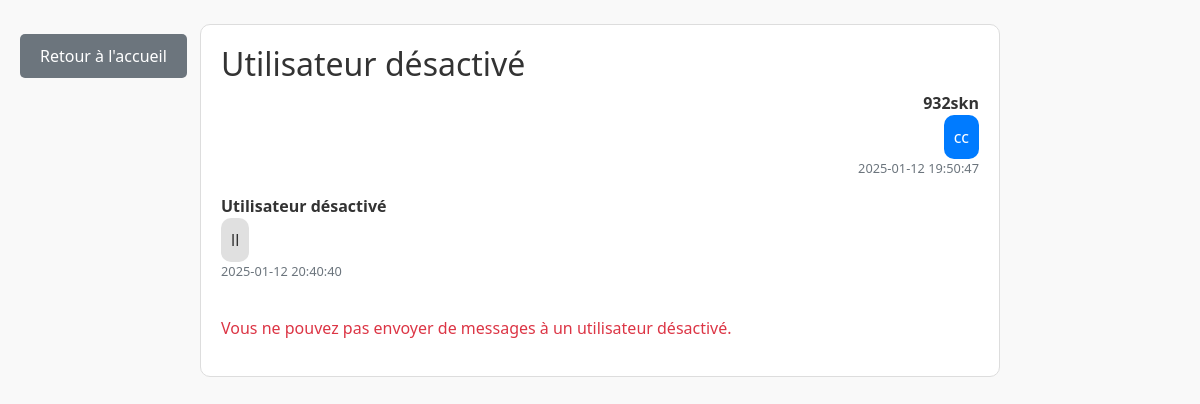
Before: /conversation/3 (signed in) with the older database file.
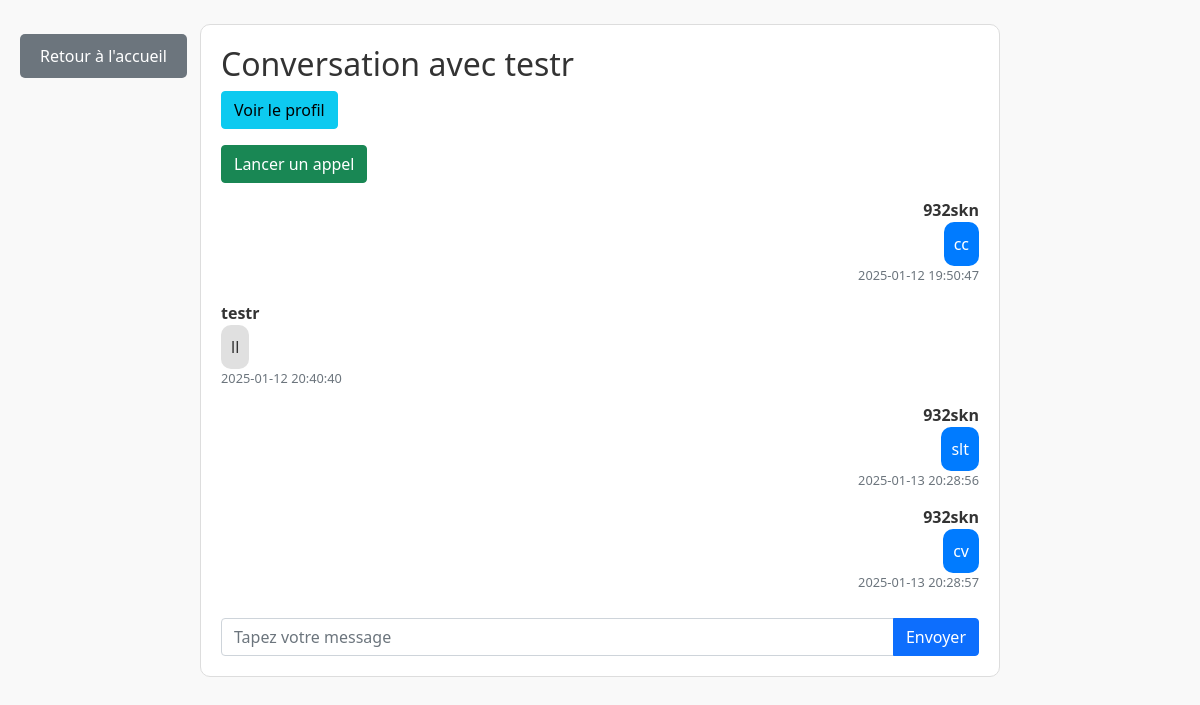
After: the same page with the newer database file.
### models.py (models this page shows)
class Message(db.Model):
    id = db.Column(db.Integer, primary_key=True)
    conversation_id = db.Column(db.Integer, db.ForeignKey('conversation.id'), nullable=True)  # Message privé
    group_id = db.Column(db.Integer, db.ForeignKey('group.id'), nullable=True)  # Message de groupe
    sender_id = db.Column(db.Integer, db.ForeignKey('user.id'), nullable=False)
    content = db.Column(db.String(500), nullable=False)
    is_read = db.Column(db.Boolean, default=False)
    timestamp = db.Column(db.DateTime, default=db.func.current_timestamp())
    sender = db.relationship('User', foreign_keys=[sender_id])
    conversation = db.relationship('Conversation', foreign_keys=[conversation_id])
    group = db.relationship('Group', foreign_keys=[group_id])

class User(UserMixin, db.Model):
    id = db.Column(db.Integer, primary_key=True)
    username = db.Column(db.String(150), unique=True, nullable=False)
    email = db.Column(db.String(150), unique=True, nullable=False)  # Nouveau champ
    phone_number = db.Column(db.String(20), unique=True, nullable=False)  # Nouveau champ
    password = db.Column(db.String(150), nullable=False)
    profile_picture = db.Column(db.String(200))
    bio = db.Column(db.Text)
    is_active = db.Column(db.Boolean, default=True)

### app.py (the view, shortened to what this page needs)
@app.route('/conversation/<int:conversation_id>', methods=['GET', 'POST'])
@login_required
def conversation(conversation_id):
    conversation = db.session.get(Conversation, conversation_id)
    if not conversation:
        return "Erreur : Cette conversation n'existe pas.", 404
    if not (conversation.user_1_id == current_user.id or conversation.user_2_id == current_user.id):
        return "Erreur : Vous n'avez pas accès à cette conversation.", 403
    unread_messages = Message.query.filter_by(conversation_id=conversation.id, is_read=False).all()
    for msg in unread_messages:
        if msg.sender_id != current_user.id:
            msg.is_read = True
    db.session.commit()
    messages = Message.query.filter_by(conversation_id=conversation.id).order_by(Message.timestamp).all()
    unread_count = Message.query.filter_by(conversation_id=conversation.id, is_read=False).count()
    return render_template(
        'conversation.html',
        conversation=conversation,
        messages=messages,
        unread_count=unread_count,  # Passez le nombre de messages non lus à la page
        current_user=current_user  # Passer explicitement current_user
    )

### app.py (called while the page is built)
@login_manager.user_loader
def load_user(user_id):
    return db.session.get(User, int(user_id))  # Correctif pour éviter LegacyAPIWarning

@app.context_processor
def inject_profile_picture():
    def get_profile_picture(user):
        if user.profile_picture and os.path.exists(user.profile_picture):
            return url_for('static', filename=f"photos_profil/{os.path.basename(user.profile_picture)}")
        return url_for('static', filename='icone-profil-avatar-par-defaut-image-utilisateur-medias-sociaux-icone-avatar-gris-silhouette-profil-vierge-illustration-vectorielle_561158-3467.avif')
    return dict(get_profile_picture=get_profile_picture)

### templates/conversation.html (shortened to what this page needs)
<!DOCTYPE html>
<html lang="fr">
<head>
    <link href="https://cdn.jsdelivr.net/npm/bootstrap@5.1.3/dist/css/bootstrap.min.css" rel="stylesheet">
    <link rel="stylesheet" href="https://cdnjs.cloudflare.com/ajax/libs/font-awesome/5.15.4/css/all.min.css">
</head>
<body>
    <div class="container mt-4" style="position: relative;">
        <a href="{{ url_for('index') }}" class="btn btn-secondary btn-back">Retour à l'accueil</a>
        <div class="chat-container">
            <h2>
                {% if conversation.user_2.is_active == False or conversation.user_1.is_active == False %}
                    <span>Utilisateur désactivé</span>
                {% else %}
                    Conversation avec {{ conversation.user_2.username if conversation.user_1.id == current_user.id else conversation.user_1.username }}
                {% endif %}
            </h2>
            {% if conversation.user_2.is_active and conversation.user_1.is_active %}
                <a href="{{ url_for('view_profile', user_id=(conversation.user_2.id if conversation.user_1.id == current_user.id else conversation.user_1.id)) }}" class="btn btn-info mb-3">
                    Voir le profil
                </a>
                <div class="call-controls" style="margin-bottom: 15px;">
                    <a href="{{ url_for('call_user', user_id=(conversation.user_2.id if conversation.user_1.id == current_user.id else conversation.user_1.id)) }}" class="btn btn-success">
                        Lancer un appel
                    </a>
                </div>
            {% endif %}
            <div class="message-list" id="messageList">
                {% for message in messages %}
                    <div class="message {{ 'sent' if message.sender.id == current_user.id else 'received' }}">
                        <div class="username">{{ message.sender.username if message.sender.is_active else 'Utilisateur désactivé' }}</div>
                        <div class="content">{{ message.content }}</div>
                        <div class="timestamp text-muted" style="font-size: 0.8em;">{{ message.timestamp }}</div>
                    </div>
                {% endfor %}
            </div>
            {% if conversation.user_2.is_active and conversation.user_1.is_active %}
                <form id="messageForm" class="input-group">
                    <input type="text" id="messageInput" name="content" class="form-control" placeholder="Tapez votre message" required>
                    <button type="submit" class="btn btn-primary">Envoyer</button>
                </form>
            {% else %}
                <p class="text-danger">Vous ne pouvez pas envoyer de messages à un utilisateur désactivé.</p>
            {% endif %}
        </div>
    </div>
</body>
</html>

### templates/conversation.html (style rules this page uses)
body { font-family: 'Segoe UI', Tahoma, Geneva, Verdana, sans-serif; background-color: #f9f9f9; margin: 0; padding: 0; color: #333; transition: background-color 0.3s ease, color 0.3s ease; }
.chat-container { margin: auto; max-width: 800px; border: 1px solid #ddd; border-radius: 10px; padding: 20px; background-color: #fff; transition: background-color 0.3s ease; }
.message-list { max-height: 400px; overflow-y: scroll; margin-bottom: 20px; }
.message { margin-bottom: 15px; }
.message.sent { text-align: right; }
.message.received { text-align: left; }
.message .username { font-weight: bold; }
.message .content { display: inline-block; padding: 10px; border-radius: 10px; background-color: #e0e0e0; transition: background-color 0.3s ease; }
.message.sent .content { background-color: #007bff; color: white; }
.message.received .content { background-color: #e0e0e0; }
.btn-back { position: absolute; top: 10px; left: -10px; padding: 10px 20px; background-color: #6c757d; color: white; border: none; border-radius: 5px; text-decoration: none; }

Changed rows visible on the page:
now on this page (row edited): User: user_2 "testr"
changed User: is_active False → True (drawn)
changed Message "ll": sender "Utilisateur désactivé" → "testr"
added Message: sender "932skn", content "slt", timestamp "2025-01-13 20:28:56"
added Message: sender "932skn", content "cv", timestamp "2025-01-13 20:28:57"
Other visible differences:
text no longer shown: "Utilisateur désactivé Vous ne pouvez pas envoyer de messages à un utilisateur désactivé."
text now shown: "Conversation avec Voir le profil Lancer un appel Envoyer"
